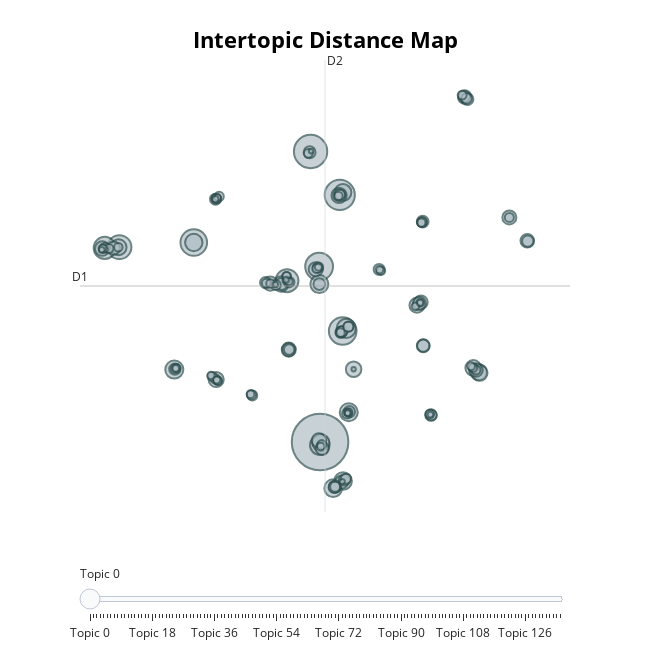

Here is the notebook cell this chart was saved with:
### Code cell
# 視覺化主題分布：圓圈大小是主題的大小，圓圈的距離是主題之間的相似度
topic_model.visualize_topics()

### Figure 1 — Plotly figure (JSON) as saved in the notebook; plotly's stock layout.template omitted (floating-point values rounded to 4 significant figures; data arrays with more than 128 entries replaced by an {"elided": "..."} marker saying what was removed)
{"data": [{"customdata": {"elided": "137x3 mixed values"}, "hovertemplate": "<b>Topic %{customdata[0]}</b><br>%{customdata[1]}<br>Size: %{customdata[2]}", "legendgroup": "", "marker": {"color": "#B0BEC5", "line": {"color": "DarkSlateGrey", "width": 2}, "size": {"elided": "137 int values"}, "sizemode": "area", "sizeref": 1.077, "symbol": "circle"}, "mode": "markers", "name": "", "orientation": "v", "showlegend": false, "type": "scatter", "x": {"elided": "137 float values"}, "xaxis": "x", "y": {"elided": "137 float values"}, "yaxis": "y"}], "layout": {"annotations": [{"showarrow": false, "text": "D1", "x": -11.24, "y": 3.814, "yshift": 10}, {"showarrow": false, "text": "D2", "x": 5.34, "xshift": 10, "y": 23.77}], "height": 650, "hoverlabel": {"bgcolor": "white", "font": {"family": "Rockwell", "size": 16}}, "legend": {"itemsizing": "constant", "tracegroupgap": 0}, "margin": {"t": 60}, "shapes": [{"line": {"color": "#CFD8DC", "width": 2}, "type": "line", "x0": 5.34, "x1": 5.34, "y0": -16.14, "y1": 23.77}, {"line": {"color": "#9E9E9E", "width": 2}, "type": "line", "x0": -11.24, "x1": 21.92, "y0": 3.814, "y1": 3.814}], "sliders": [{"active": 0, "pad": {"t": 50}, "steps": [{"args": [{"marker.color": {"elided": "1x137 str values"}}], "label": "Topic 0", "method": "update"}, {"args": [{"marker.color": {"elided": "1x137 str values"}}], "label": "Topic 1", "method": "update"}, {"args": [{"marker.color": {"elided": "1x137 str values"}}], "label": "Topic 2", "method": "update"}, {"args": [{"marker.color": {"elided": "1x137 str values"}}], "label": "Topic 3", "method": "update"}, {"args": [{"marker.color": {"elided": "1x137 str values"}}], "label": "Topic 4", "method": "update"}, {"args": [{"marker.color": {"elided": "1x137 str values"}}], "label": "Topic 5", "method": "update"}, {"args": [{"marker.color": {"elided": "1x137 str values"}}], "label": "Topic 6", "method": "update"}, {"args": [{"marker.color": {"elided": "1x137 str values"}}], "label": "Topic 7", "method": "update"}, {"args": [{"marker.color": {"elided": "1x137 str values"}}], "label": "Topic 8", "method": "update"}, {"args": [{"marker.color": {"elided": "1x137 str values"}}], "label": "Topic 9", "method": "update"}, {"args": [{"marker.color": {"elided": "1x137 str values"}}], "label": "Topic 10", "method": "update"}, {"args": [{"marker.color": {"elided": "1x137 str values"}}], "label": "Topic 11", "method": "update"}, {"args": [{"marker.color": {"elided": "1x137 str values"}}], "label": "Topic 12", "method": "update"}, {"args": [{"marker.color": {"elided": "1x137 str values"}}], "label": "Topic 13", "method": "update"}, {"args": [{"marker.color": {"elided": "1x137 str values"}}], "label": "Topic 14", "method": "update"}, {"args": [{"marker.color": {"elided": "1x137 str values"}}], "label": "Topic 15", "method": "update"}, {"args": [{"marker.color": {"elided": "1x137 str values"}}], "label": "Topic 16", "method": "update"}, {"args": [{"marker.color": {"elided": "1x137 str values"}}], "label": "Topic 17", "method": "update"}, {"args": [{"marker.color": {"elided": "1x137 str values"}}], "label": "Topic 18", "method": "update"}, {"args": [{"marker.color": {"elided": "1x137 str values"}}], "label": "Topic 19", "method": "update"}, {"args": [{"marker.color": {"elided": "1x137 str values"}}], "label": "Topic 20", "method": "update"}, {"args": [{"marker.color": {"elided": "1x137 str values"}}], "label": "Topic 21", "method": "update"}, {"args": [{"marker.color": {"elided": "1x137 str values"}}], "label": "Topic 22", "method": "update"}, {"args": [{"marker.color": {"elided": "1x137 str values"}}], "label": "Topic 23", "method": "update"}, {"args": [{"marker.color": {"elided": "1x137 str values"}}], "label": "Topic 24", "method": "update"}, {"args": [{"marker.color": {"elided": "1x137 str values"}}], "label": "Topic 25", "method": "update"}, {"args": [{"marker.color": {"elided": "1x137 str values"}}], "label": "Topic 26", "method": "update"}, {"args": [{"marker.color": {"elided": "1x137 str values"}}], "label": "Topic 27", "method": "update"}, {"args": [{"marker.color": {"elided": "1x137 str values"}}], "label": "Topic 28", "method": "update"}, {"args": [{"marker.color": {"elided": "1x137 str values"}}], "label": "Topic 29", "method": "update"}, {"args": [{"marker.color": {"elided": "1x137 str values"}}], "label": "Topic 30", "method": "update"}, {"args": [{"marker.color": {"elided": "1x137 str values"}}], "label": "Topic 31", "method": "update"}, {"args": [{"marker.color": {"elided": "1x137 str values"}}], "label": "Topic 32", "method": "update"}, {"args": [{"marker.color": {"elided": "1x137 str values"}}], "label": "Topic 33", "method": "update"}, {"args": [{"marker.color": {"elided": "1x137 str values"}}], "label": "Topic 34", "method": "update"}, {"args": [{"marker.color": {"elided": "1x137 str values"}}], "label": "Topic 35", "method": "update"}, {"args": [{"marker.color": {"elided": "1x137 str values"}}], "label": "Topic 36", "method": "update"}, {"args": [{"marker.color": {"elided": "1x137 str values"}}], "label": "Topic 37", "method": "update"}, {"args": [{"marker.color": {"elided": "1x137 str values"}}], "label": "Topic 38", "method": "update"}, {"args": [{"marker.color": {"elided": "1x137 str values"}}], "label": "Topic 39", "method": "update"}, {"args": [{"marker.color": {"elided": "1x137 str values"}}], "label": "Topic 40", "method": "update"}, {"args": [{"marker.color": {"elided": "1x137 str values"}}], "label": "Topic 41", "method": "update"}, {"args": [{"marker.color": {"elided": "1x137 str values"}}], "label": "Topic 42", "method": "update"}, {"args": [{"marker.color": {"elided": "1x137 str values"}}], "label": "Topic 43", "method": "update"}, {"args": [{"marker.color": {"elided": "1x137 str values"}}], "label": "Topic 44", "method": "update"}, {"args": [{"marker.color": {"elided": "1x137 str values"}}], "label": "Topic 45", "method": "update"}, {"args": [{"marker.color": {"elided": "1x137 str values"}}], "label": "Topic 46", "method": "update"}, {"args": [{"marker.color": {"elided": "1x137 str values"}}], "label": "Topic 47", "method": "update"}, {"args": [{"marker.color": {"elided": "1x137 str values"}}], "label": "Topic 48", "method": "update"}, {"args": [{"marker.color": {"elided": "1x137 str values"}}], "label": "Topic 49", "method": "update"}, {"args": [{"marker.color": {"elided": "1x137 str values"}}], "label": "Topic 50", "method": "update"}, {"args": [{"marker.color": {"elided": "1x137 str values"}}], "label": "Topic 51", "method": "update"}, {"args": [{"marker.color": {"elided": "1x137 str values"}}], "label": "Topic 52", "method": "update"}, {"args": [{"marker.color": {"elided": "1x137 str values"}}], "label": "Topic 53", "method": "update"}, {"args": [{"marker.color": {"elided": "1x137 str values"}}], "label": "Topic 54", "method": "update"}, {"args": [{"marker.color": {"elided": "1x137 str values"}}], "label": "Topic 55", "method": "update"}, {"args": [{"marker.color": {"elided": "1x137 str values"}}], "label": "Topic 56", "method": "update"}, {"args": [{"marker.color": {"elided": "1x137 str values"}}], "label": "Topic 57", "method": "update"}, {"args": [{"marker.color": {"elided": "1x137 str values"}}], "label": "Topic 58", "method": "update"}, {"args": [{"marker.color": {"elided": "1x137 str values"}}], "label": "Topic 59", "method": "update"}, {"args": [{"marker.color": {"elided": "1x137 str values"}}], "label": "Topic 60", "method": "update"}, {"args": [{"marker.color": {"elided": "1x137 str values"}}], "label": "Topic 61", "method": "update"}, {"args": [{"marker.color": {"elided": "1x137 str values"}}], "label": "Topic 62", "method": "update"}, {"args": [{"marker.color": {"elided": "1x137 str values"}}], "label": "Topic 63", "method": "update"}, {"args": [{"marker.color": {"elided": "1x137 str values"}}], "label": "Topic 64", "method": "update"}, {"args": [{"marker.color": {"elided": "1x137 str values"}}], "label": "Topic 65", "method": "update"}, {"args": [{"marker.color": {"elided": "1x137 str values"}}], "label": "Topic 66", "method": "update"}, {"args": [{"marker.color": {"elided": "1x137 str values"}}], "label": "Topic 67", "method": "update"}, {"args": [{"marker.color": {"elided": "1x137 str values"}}], "label": "Topic 68", "method": "update"}, {"args": [{"marker.color": {"elided": "1x137 str values"}}], "label": "Topic 69", "method": "update"}, {"args": [{"marker.color": {"elided": "1x137 str values"}}], "label": "Topic 70", "method": "update"}, {"args": [{"marker.color": {"elided": "1x137 str values"}}], "label": "Topic 71", "method": "update"}, {"args": [{"marker.color": {"elided": "1x137 str values"}}], "label": "Topic 72", "method": "update"}, {"args": [{"marker.color": {"elided": "1x137 str values"}}], "label": "Topic 73", "method": "update"}, {"args": [{"marker.color": {"elided": "1x137 str values"}}], "label": "Topic 74", "method": "update"}, {"args": [{"marker.color": {"elided": "1x137 str values"}}], "label": "Topic 75", "method": "update"}, {"args": [{"marker.color": {"elided": "1x137 str values"}}], "label": "Topic 76", "method": "update"}, {"args": [{"marker.color": {"elided": "1x137 str values"}}], "label": "Topic 77", "method": "update"}, {"args": [{"marker.color": {"elided": "1x137 str values"}}], "label": "Topic 78", "method": "update"}, {"args": [{"marker.color": {"elided": "1x137 str values"}}], "label": "Topic 79", "method": "update"}, {"args": [{"marker.color": {"elided": "1x137 str values"}}], "label": "Topic 80", "method": "update"}, {"args": [{"marker.color": {"elided": "1x137 str values"}}], "label": "Topic 81", "method": "update"}, {"args": [{"marker.color": {"elided": "1x137 str values"}}], "label": "Topic 82", "method": "update"}, {"args": [{"marker.color": {"elided": "1x137 str values"}}], "label": "Topic 83", "method": "update"}, {"args": [{"marker.color": {"elided": "1x137 str values"}}], "label": "Topic 84", "method": "update"}, {"args": [{"marker.color": {"elided": "1x137 str values"}}], "label": "Topic 85", "method": "update"}, {"args": [{"marker.color": {"elided": "1x137 str values"}}], "label": "Topic 86", "method": "update"}, {"args": [{"marker.color": {"elided": "1x137 str values"}}], "label": "Topic 87", "method": "update"}, {"args": [{"marker.color": {"elided": "1x137 str values"}}], "label": "Topic 88", "method": "update"}, {"args": [{"marker.color": {"elided": "1x137 str values"}}], "label": "Topic 89", "method": "update"}, {"args": [{"marker.color": {"elided": "1x137 str values"}}], "label": "Topic 90", "method": "update"}, {"args": [{"marker.color": {"elided": "1x137 str values"}}], "label": "Topic 91", "method": "update"}, {"args": [{"marker.color": {"elided": "1x137 str values"}}], "label": "Topic 92", "method": "update"}, {"args": [{"marker.color": {"elided": "1x137 str values"}}], "label": "Topic 93", "method": "update"}, {"args": [{"marker.color": {"elided": "1x137 str values"}}], "label": "Topic 94", "method": "update"}, {"args": [{"marker.color": {"elided": "1x137 str values"}}], "label": "Topic 95", "method": "update"}, {"args": [{"marker.color": {"elided": "1x137 str values"}}], "label": "Topic 96", "method": "update"}, {"args": [{"marker.color": {"elided": "1x137 str values"}}], "label": "Topic 97", "method": "update"}, {"args": [{"marker.color": {"elided": "1x137 str values"}}], "label": "Topic 98", "method": "update"}, {"args": [{"marker.color": {"elided": "1x137 str values"}}], "label": "Topic 99", "method": "update"}, {"args": [{"marker.color": {"elided": "1x137 str values"}}], "label": "Topic 100", "method": "update"}, {"args": [{"marker.color": {"elided": "1x137 str values"}}], "label": "Topic 101", "method": "update"}, {"args": [{"marker.color": {"elided": "1x137 str values"}}], "label": "Topic 102", "method": "update"}, {"args": [{"marker.color": {"elided": "1x137 str values"}}], "label": "Topic 103", "method": "update"}, {"args": [{"marker.color": {"elided": "1x137 str values"}}], "label": "Topic 104", "method": "update"}, {"args": [{"marker.color": {"elided": "1x137 str values"}}], "label": "Topic 105", "method": "update"}, {"args": [{"marker.color": {"elided": "1x137 str values"}}], "label": "Topic 106", "method": "update"}, {"args": [{"marker.color": {"elided": "1x137 str values"}}], "label": "Topic 107", "method": "update"}, {"args": [{"marker.color": {"elided": "1x137 str values"}}], "label": "Topic 108", "method": "update"}, {"args": [{"marker.color": {"elided": "1x137 str values"}}], "label": "Topic 109", "method": "update"}, {"args": [{"marker.color": {"elided": "1x137 str values"}}], "label": "Topic 110", "method": "update"}, {"args": [{"marker.color": {"elided": "1x137 str values"}}], "label": "Topic 111", "method": "update"}, {"args": [{"marker.color": {"elided": "1x137 str values"}}], "label": "Topic 112", "method": "update"}, {"args": [{"marker.color": {"elided": "1x137 str values"}}], "label": "Topic 113", "method": "update"}, {"args": [{"marker.color": {"elided": "1x137 str values"}}], "label": "Topic 114", "method": "update"}, {"args": [{"marker.color": {"elided": "1x137 str values"}}], "label": "Topic 115", "method": "update"}, {"args": [{"marker.color": {"elided": "1x137 str values"}}], "label": "Topic 116", "method": "update"}, {"args": [{"marker.color": {"elided": "1x137 str values"}}], "label": "Topic 117", "method": "update"}, {"args": [{"marker.color": {"elided": "1x137 str values"}}], "label": "Topic 118", "method": "update"}, {"args": [{"marker.color": {"elided": "1x137 str values"}}], "label": "Topic 119", "method": "update"}, {"args": [{"marker.color": {"elided": "1x137 str values"}}], "label": "Topic 120", "method": "update"}, {"args": [{"marker.color": {"elided": "1x137 str values"}}], "label": "Topic 121", "method": "update"}, {"args": [{"marker.color": {"elided": "1x137 str values"}}], "label": "Topic 122", "method": "update"}, {"args": [{"marker.color": {"elided": "1x137 str values"}}], "label": "Topic 123", "method": "update"}, {"args": [{"marker.color": {"elided": "1x137 str values"}}], "label": "Topic 124", "method": "update"}, {"args": [{"marker.color": {"elided": "1x137 str values"}}], "label": "Topic 125", "method": "update"}, {"args": [{"marker.color": {"elided": "1x137 str values"}}], "label": "Topic 126", "method": "update"}, {"args": [{"marker.color": {"elided": "1x137 str values"}}], "label": "Topic 127", "method": "update"}, {"args": [{"marker.color": {"elided": "1x137 str values"}}], "label": "Topic 128", "method": "update"}, {"args": [{"marker.color": {"elided": "1x137 str values"}}], "label": "Topic 129", "method": "update"}, {"args": [{"marker.color": {"elided": "1x137 str values"}}], "label": "Topic 130", "method": "update"}, {"args": [{"marker.color": {"elided": "1x137 str values"}}], "label": "Topic 131", "method": "update"}, {"args": [{"marker.color": {"elided": "1x137 str values"}}], "label": "Topic 132", "method": "update"}, {"args": [{"marker.color": {"elided": "1x137 str values"}}], "label": "Topic 133", "method": "update"}, {"args": [{"marker.color": {"elided": "1x137 str values"}}], "label": "Topic 134", "method": "update"}, {"args": [{"marker.color": {"elided": "1x137 str values"}}], "label": "Topic 135", "method": "update"}, {"args": [{"marker.color": {"elided": "1x137 str values"}}], "label": "Topic 136", "method": "update"}]}], "title": {"font": {"color": "Black", "size": 22}, "text": "<b>Intertopic Distance Map</b>", "x": 0.5, "xanchor": "center", "y": 0.95, "yanchor": "top"}, "width": 650, "xaxis": {"anchor": "y", "domain": [0, 1], "range": [-11.24, 21.92], "title": {"text": ""}, "visible": false}, "yaxis": {"anchor": "x", "domain": [0, 1], "range": [-16.14, 23.77], "title": {"text": ""}, "visible": false}}}
